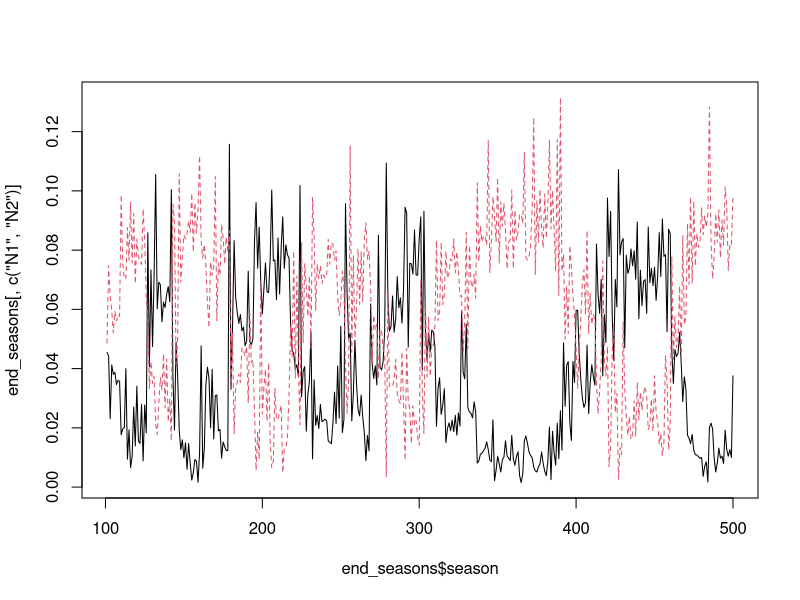

Generate this figure with R:
##  Semi-discrete storage effect model of two species 
##    coexisting on one essential resource                

##  Authors:  Andrew Tredennick, Peter Adler, and Fred Adler
##  Email:    atredenn@gmail.com
##  Date:     3.19.2015
##  Update:   4.2.2015 -- Implements looping over odSolve for seasons.
##                     -- Makes resource uptake a Hill function, and a
##                        function that can be called within the model.
##                     -- Includes option for a temporally autocorrelated
##                        resource pulse function.
##                     -- Adds 'Rstart' variable to saved output to track
##                        initial condition of resource for each season.

##  MODEL DESCRIPTION
# Species "split" themselves between a dormant, low-mortaility stage (D) and 
# a higher mortality, high growth stage (N).
# The single resource is R.
# There are two sources of variability: an environmental cue that drives the
# storage effect, and resource variability.

# clear the workspace
rm(list=ls())
set.seed(1001)
####
#### Initial conditions, global variables, and parameters ------------------------
####
temporal_autocorrelation <- F       # turn temporal autocorrelation on(T)/off(F)
seasons <- 500                      # number of seasons to simulate
seasons_to_exclude <- 100           # initial seasons to exclude from plots
days_to_track <- 20                 # number of days to recover from odSolve
DNR <- c(D=c(1,1),N=c(1,1),R=10)    # initial conditions
Rmu <- 2                            # mean resource pulse (on log scale)
Rsd <- 0                            # std dev of resource pulses (on log scale)
sigE <- 2                           # environmental cue variability
rho <- 0                            # environmental cue correlation between species
parms <- list(
  r = c(10,10),                     # max growth rate for each species
  alpha = c(10,10),                 # rate parameter for Hill function 
  beta = c(50,50),                  # shape parameter for Hill function
  mN = c(0.5,0.5),                  # live biomass loss (mortality) rates 
  mD = c(0.001, 0.001)              # dormant biomass loss (mortality) rates
)

####
#### Load relevant libraries ----------------------------------------
####
library(deSolve); library(mvtnorm)


####
#### Model function -------------------------------------------------
####
## Continuous model
updateDNR <- function(t, DNR, parms){
  with(as.list(c(DNR, parms)), {
    dD1dt = -(mD[1]*D1)
    dD2dt = -(mD[2]*D2)
    dN1dt = N1*(uptake_R(r[1], R, alpha[1], beta[1]) - mN[1])
    dN2dt = N2*(uptake_R(r[2], R, alpha[2], beta[2]) - mN[2])
    dRdt = -1 * ((dN1dt + mN[1]*N1) + (dN2dt + mN[2]*N2))
    list(c(dD1dt, dD2dt, dN1dt, dN2dt, dRdt)) #output
  })
}

##  Resource uptake function (Hill function)
uptake_R <- function(r, R, alpha, beta){
  return((r*R^alpha) / (beta^alpha + R^alpha))
}

## Discrete model
update_DNR <- function(t,DNR,gs){
  with (as.list(DNR),{
    g1 <- gs[1]
    g2 <- gs[2]
    D1 <- D1 - (N1+D1)*g1 + N1
    D2 <- D2 - (N2+D2)*g2 + N2
    N1 <- 0+(N1+D1)*g1
    N2 <- 0+(N2+D2)*g2
    R <- R + Rvector[t]
    return(c(D1, D2, N1, N2, R))
  })
}


####
#### Simulate model -----------------------------------------------------
####
days <- c(1:days_to_track)

# Get "germination" fractions for each year
getG <- function(sigE, rho, nTime){
  varcov <- matrix(c(sigE, rho*sigE, rho*sigE, sigE), 2, 2)
  e <- rmvnorm(n = nTime, mean = c(0,0), sigma = varcov)
  g <- exp(e) / (1+exp(e))
  return(g)
}

# Loop over seasons
nms <- names(DNR)
gVec <- getG(sigE = sigE, rho = rho, nTime = seasons)

if(temporal_autocorrelation==FALSE){
  Rvector <- rlnorm(seasons,Rmu,Rsd) 
}

if(temporal_autocorrelation==TRUE){
  if(Rsd != 0){
    Rvector <- filter(rlnorm(seasons,Rmu,Rsd), filter=rep(1,3), circular=TRUE)
  }
  if(Rsd == 0){
    Rvector <- rlnorm(seasons,Rmu,Rsd) 
  } 
}

save_seasons <- data.frame(time=NA,D1=NA,D2=NA,N1=NA,N2=NA,R=NA,Rstart=NA,season=NA)

for(season_now in 1:seasons){
  Rstart <- as.list(DNR)$R
  output <- as.data.frame(ode(y = DNR, times = days, 
                              func = updateDNR, parms = parms))
  DNR <- as.numeric(output[nrow(output),nms])
  names(DNR) <- nms
  R_update <- Rvector[season_now]
  DNR <- update_DNR(season_now, DNR, gVec[season_now,])
  names(DNR) <- nms
  new_season <- as.data.frame(output)
  new_season$season <- season_now
  new_season$Rstart <- Rstart
  save_seasons <- rbind(save_seasons, new_season)
}


####
####  Make some plots ----------------------------------
####
#take out first couple seasons
save_seasons <- subset(save_seasons, season>seasons_to_exclude)
# matplot(seq_along(along.with = save_seasons$time), 
#         save_seasons[,c("N1","N2")], type="l")

#plot just seasons
end_of_season <- which(save_seasons$time == max(days))
end_seasons <- save_seasons[end_of_season,]
matplot(end_seasons$season, end_seasons[,c("N1","N2")], type="l")
# plot(N1 ~ Rstart, end_seasons)
# plot(N2 ~ Rstart, end_seasons)
# plot(N1 ~ N2, end_seasons)

#Plot the resource uptake function
# R <- seq(0,100,1)
# out_r <- matrix(ncol=2, nrow=length(R))
# alpha <- c(10,10)
# beta <- c(50,50)
# for(i in 1:nrow(out_r)){
#   out_r[i,1] <- uptake_R(5, R[i], alpha[1], beta[1])
#   out_r[i,2] <- uptake_R(5, R[i], alpha[2], beta[2])
# }
# matplot(R, out_r, type="l")

#Plot histograms of resource supply rates at different sigRs
# sigR <- seq(0,1,0.25)
# par(mfrow=c(2,3))
# for(i in 1:length(sigR)){
#   hist(rlnorm(100,2,sigR[i]))
# }
# plot(filter(rlnorm(100,2,1), filter=rep(1,3), circular=TRUE))
